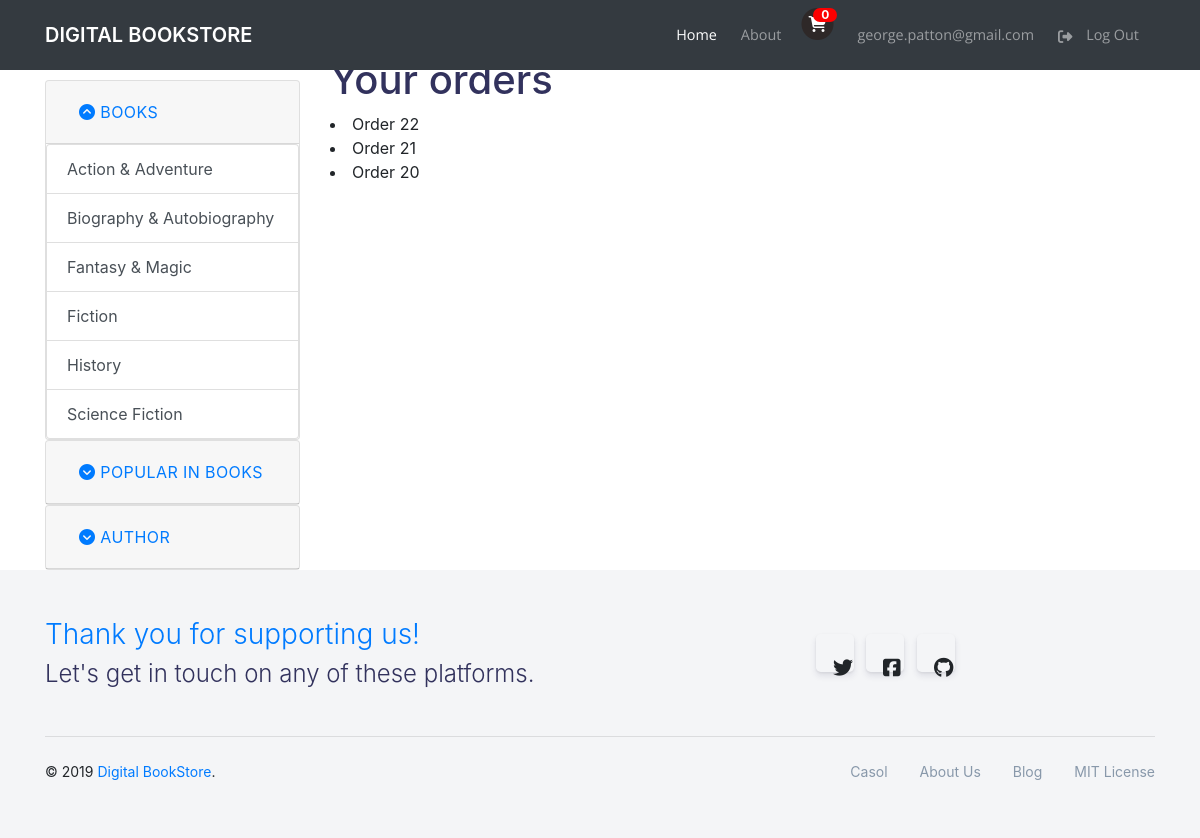
Page /orders/ordered/ (signed in) on the committed database.
### users/models.py (models this page shows, shortened)
class User(AbstractBaseUser, PermissionsMixin):
    email = models.EmailField(max_length=150, unique=True, error_messages={
        'unique': ("A user with that username already exists."),
        },)
    first_name = models.CharField(max_length=30, blank=True)
    last_name = models.CharField(max_length=30, blank=True)
    date_joined = models.DateTimeField(default=timezone.now)
    is_active = models.BooleanField(default=True, help_text=(
        'Designates whether this user should be treated as active. '
        'Unselect this instead of deleting accounts.'
        ),)
    is_staff = models.BooleanField(default=False)
    is_superuser = models.BooleanField(default=False)
    objects = UserManager()
    USERNAME_FIELD = 'email'
    REQUIRED_FIELDS = []
    EMAIL_FIELD = 'email'
    class Meta:
        verbose_name = ('user')
        verbose_name_plural = ('users')
    def __str__(self):
        return self.email

### catalog/models.py (models this page shows)
class Genre(models.Model):
    category = models.CharField(max_length=200, help_text='Enter a book genre')
    slug = models.SlugField(max_length=200, help_text='A slug is a short label, used in URLs')
    class Meta:
        ordering = ['category']
    def __str__(self):
        return self.category

### orders/models.py (models this page shows, shortened)
class Order(models.Model):
    user = models.ForeignKey(User, on_delete=models.CASCADE)
    order_first_name = models.CharField(max_length=100)
    order_last_name = models.CharField(max_length=100)
    address = models.CharField(max_length=150)
    address2 = models.CharField(max_length=150, blank=True)
    postal_code = models.CharField(max_length=16)
    city = models.CharField(max_length=100)
    state = models.CharField(max_length=100)
    comment = models.CharField(max_length=250, blank=True)
    phone_number = models.CharField(max_length=12)
    created = models.DateTimeField(auto_now_add=True)
    updated = models.DateTimeField(auto_now=True)
    paid = models.BooleanField(default=False)
    class Meta:
        ordering = ('-created',)
    def __str__(self):
        return 'Order {}'.format(self.id)

### orders/views.py (the view)
# urls.py: path('ordered/', views.user_orders, name='user_orders'),
@login_required
def user_orders(request):
    user_order = Order.objects.filter(user=User.objects.get(email=request.user))
    return render(
                request,
                'orders/created.html',
                {
                    'user_order': user_order
                }
            )

### cart/cart.py (called while the page is built)
    def __len__(self):
        return sum(item['quantity'] for item in self.cart.values())

### cart/context_processors.py (called while the page is built)
def cart(request):
    return {'cart': Cart(request)}

### catalog/models.py (called while the page is built)
    def get_absolute_url(self):
        return reverse('catalog:author_detail', args=[str(self.id), self.slug])

    def __str__(self):
        return f'{self.first_name} {self.last_name}'

### catalog/templatetags/sidebar_tags.py (called while the page is built)
@register.inclusion_tag('catalog/sidebar.html')
def sidebar():
    genres = Genre.objects.all()
    authors = Author.objects.all()
    return {'genres': genres,
            'authors':authors}

### orders/templates/orders/created.html (shortened to what this page needs)
{% extends "catalog/home.html" %}
{% block content %}
<div class="col-lg-9">
    <h1>Your orders</h1>
    {% for order in user_order %}
        <li>{{order}}</li>
    {% endfor %}
</div>
{% endblock %}

### catalog/templates/catalog/top_navigation.html (shortened to what this page needs)
  <nav class="navbar navbar-expand-lg navbar-dark bg-dark fixed-top">
    <div class="container">
      <a class="navbar-brand" href="{% url "catalog:home"  %}">Digital BookStore</a>
      <div class="collapse navbar-collapse" id="navbarResponsive">
        <ul class="navbar-nav ml-auto">
          <li class="nav-item active">
            <a class="nav-link" href="#">Home
            </a>
          </li>
          <li class="nav-item">
            <a class="nav-link" href="#">About</a>
          </li>
          {% with total_items=cart|length %}
          <li class="nav-item">
            <a href="{% url "cart:cart_detail" %}"><span class="fa-stack fa-1x has-badge" data-count="{{ total_items }}">
              <i class="fa fa-circle fa-stack-2x"></i>
              <i class="fa fa-shopping-cart fa-stack-1x fa-inverse"></i>
            </span></a>
          </li>
          {% endwith %}
          <li class="nav-item dropdown">
            <a href="#" class="nav-link" data-toggle="dropdown" role="button">
              <span class="nav-link-inner--text">{{ user.email }}</span>
            </a>
          </li>
          {% if user.is_authenticated %}
          <li class="nav-item">
            <a class="nav-link" href="{% url 'account_logout' %}"><i class="fas fa-sign-out-alt"></i> Log Out</a>
          </li>
          {% endif %}
        </ul>
      </div>
    </div>
  </nav>

### catalog/templates/catalog/sidebar.html (shortened to what this page needs)
<div class="col-lg-3">
        <div id="accordion">
            <div class="card">
            <div class="card-header" id="headingOne">
                <h5 class="mb-0">
                <button class="btn btn-link" data-toggle="collapse" data-target="#collapseOne" aria-expanded="true" aria-controls="collapseOne">               <i class="fa" aria-hidden="true"></i>
                    Books
                </button>
                </h5>
            </div>
            <div id="collapseOne" class="collapse show" aria-labelledby="headingOne" data-parent="#accordion">
                    <div class="list-group">
                        {% for genre in genres %}
                        <a href="#" class="list-group-item list-group-item-action">{{genre}}</a>
                        {% endfor %}
                    </div>
            </div>
            </div>
            <div class="card">
            <div class="card-header" id="headingTwo">
                <h5 class="mb-0">
                <button class="btn btn-link collapsed" data-toggle="collapse" data-target="#collapseTwo" aria-expanded="false" aria-controls="collapseTwo">
                    <i class="fa" aria-hidden="true"></i>
                    Popular in Books
                </button>
                </h5>
            </div>
            </div>
            <div class="card">
            <div class="card-header" id="headingThree">
                <h5 class="mb-0">
                <button class="btn btn-link collapsed" data-toggle="collapse" data-target="#collapseThree" aria-expanded="false" aria-controls="collapseThree">
                    <i class="fa" aria-hidden="true"></i>
                    Author
                </button>
                </h5>
            </div>
            </div>
        </div>
</div>

### catalog/static/css/shop-homepage.css (style rules this page uses)
body { padding-top: 56px; }
.fa-stack[data-count]:after { position:absolute; right:0%; top:0%; content: attr(data-count); font-size:12px; padding:.2em; border-radius:999px; line-height:.75em; color: rgb(255, 255, 255); color:rgb(255, 255, 255); text-align:center; min-width:2em; font-weight:bold; background: rgb(252, 0, 0); }
.fa-circle { color:rgb(46, 40, 40); }
[data-toggle="collapse"] .fa:before { content: "\f139"; }
[data-toggle="collapse"].collapsed .fa:before { content: "\f13a"; }

### rows in the picture
User: email "george.patton@gmail.com"
Genre: category "Action & Adventure"
Genre: category "Biography & Autobiography"
Genre: category "Fantasy & Magic"
Genre: category "Fiction"
Genre: category "History"
Genre: category "Science Fiction"
Order: id "Order 22"
Order: id "Order 21"
Order: id "Order 20"
